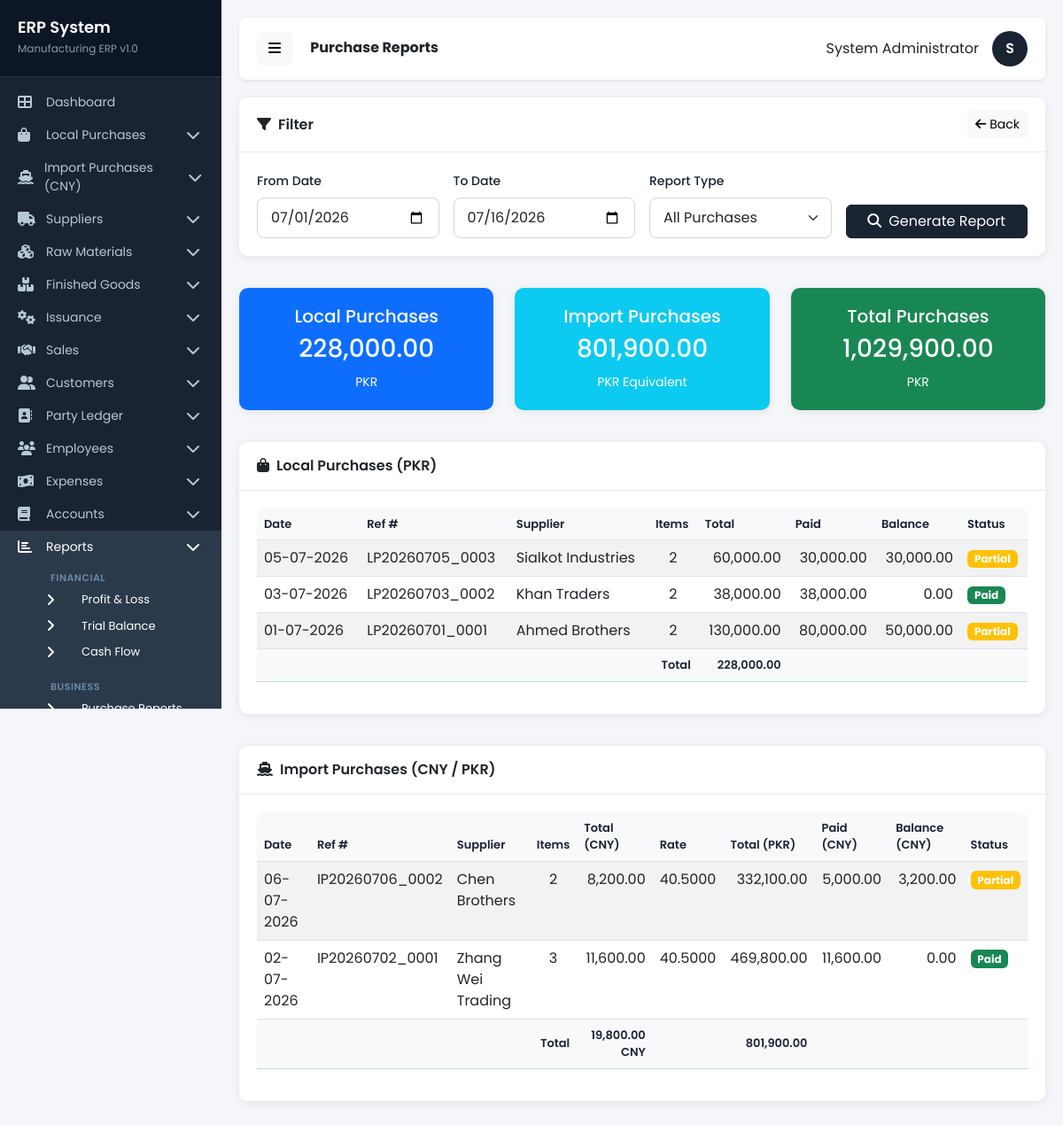
/pages/reports_purchases.php (signed in), run on the app's committed database.
### tables this page shows
CREATE TABLE `local_purchases` (
  `id` int(11) NOT NULL,
  `purchase_no` varchar(50) NOT NULL,
  `supplier_id` int(11) NOT NULL,
  `purchase_date` date DEFAULT NULL,
  `invoice_no` varchar(50) DEFAULT NULL,
  `total_amount` decimal(18,2) DEFAULT 0.00,
  `paid_amount` decimal(18,2) DEFAULT 0.00,
  `balance` decimal(18,2) DEFAULT 0.00,
  `payment_status` enum('paid','partial','unpaid') DEFAULT 'unpaid',
  `payment_method` varchar(50) DEFAULT 'credit',
  `status` enum('pending','received','cancelled') DEFAULT 'pending',
  `date_time` datetime DEFAULT NULL
);

CREATE TABLE `local_suppliers` (
  `id` int(11) NOT NULL,
  `supplier_name` varchar(200) NOT NULL,
  `company_name` varchar(200) DEFAULT NULL,
  `contact_person` varchar(100) DEFAULT NULL,
  `phone` varchar(20) DEFAULT NULL,
  `email` varchar(100) DEFAULT NULL,
  `address` text DEFAULT NULL,
  `city` varchar(100) DEFAULT NULL,
  `country` varchar(100) DEFAULT 'Pakistan',
  `cnic` varchar(20) DEFAULT NULL,
  `ntn` varchar(20) DEFAULT NULL,
  `opening_balance` decimal(18,2) DEFAULT 0.00,
  `opening_balance_type` varchar(20) DEFAULT 'payable',
  `current_balance` decimal(18,2) DEFAULT 0.00,
  `status` enum('active','inactive') DEFAULT 'active',
  `date_time` datetime DEFAULT NULL
);

CREATE TABLE `import_purchases` (
  `id` int(11) NOT NULL,
  `purchase_no` varchar(50) NOT NULL,
  `supplier_id` int(11) NOT NULL,
  `purchase_date` date DEFAULT NULL,
  `invoice_no` varchar(50) DEFAULT NULL,
  `currency_id` int(11) DEFAULT NULL,
  `exchange_rate` decimal(18,4) DEFAULT NULL,
  `total_cny` decimal(18,2) DEFAULT 0.00,
  `total_pkr` decimal(18,2) DEFAULT 0.00,
  `freight_charges_cny` decimal(18,2) DEFAULT 0.00,
  `freight_charges_pkr` decimal(18,2) DEFAULT 0.00,
  `insurance_cny` decimal(18,2) DEFAULT 0.00,
  `insurance_pkr` decimal(18,2) DEFAULT 0.00,
  `other_charges_cny` decimal(18,2) DEFAULT 0.00,
  `other_charges_pkr` decimal(18,2) DEFAULT 0.00,
  `grand_total_cny` decimal(18,2) DEFAULT 0.00,
  `grand_total_pkr` decimal(18,2) DEFAULT 0.00,
  `paid_amount_cny` decimal(18,2) DEFAULT 0.00,
  `paid_amount_pkr` decimal(18,2) DEFAULT 0.00,
  `balance_cny` decimal(18,2) DEFAULT 0.00,
  `balance_pkr` decimal(18,2) DEFAULT 0.00,
  `previous_amount_cny` decimal(18,2) DEFAULT 0.00,
  `tax_amount_cny` decimal(18,2) DEFAULT 0.00,
  `payment_status` enum('paid','partial','unpaid') DEFAULT 'unpaid',
  `status` enum('pending','received','cancelled') DEFAULT 'pending',
  `date_time` datetime DEFAULT NULL
);

CREATE TABLE `chinese_suppliers` (
  `id` int(11) NOT NULL,
  `supplier_name` varchar(200) NOT NULL,
  `company_name` varchar(200) DEFAULT NULL,
  `contact_person` varchar(100) DEFAULT NULL,
  `phone` varchar(20) DEFAULT NULL,
  `email` varchar(100) DEFAULT NULL,
  `address` text DEFAULT NULL,
  `city` varchar(100) DEFAULT NULL,
  `country` varchar(100) DEFAULT 'China',
  `currency_id` int(11) DEFAULT NULL,
  `cnic` varchar(50) DEFAULT NULL,
  `ntn` varchar(50) DEFAULT NULL,
  `opening_balance` decimal(18,2) DEFAULT 0.00,
  `opening_balance_type` varchar(20) DEFAULT 'payable',
  `current_balance` decimal(18,2) DEFAULT 0.00,
  `status` enum('active','inactive') DEFAULT 'active',
  `date_time` datetime DEFAULT NULL
);

### includes/database.php (called while the page is built, shortened)
<?php
$db = new mysqli(DB_HOST, DB_USER, DB_PASS, DB_NAME);
$db->set_charset("utf8");
function executePrepared($sql, $types = '', $params = []) {
    global $db;
    $stmt = $db->prepare($sql);
    if (!empty($types) && !empty($params)) {
        $stmt->bind_param($types, ...$params);
    }
    $stmt->execute();
    return $stmt;
}
function getRows($sql, $types = '', $params = []) {
    $stmt = executePrepared($sql, $types, $params);
    $result = $stmt->get_result();
    $rows = [];
    while ($row = $result->fetch_assoc()) {
        $rows[] = $row;
    }
    return $rows;
}
function formatCurrency($amount) {
    return number_format($amount, 2);
}
?>

### pages/reports_purchases.php (the view, shortened to what this page needs)
<?php
require_once '../includes/database.php';
$fromDate = $_GET['from_date'] ?? date('Y-m-01');
$toDate = $_GET['to_date'] ?? date('Y-m-d');
$reportType = $_GET['report_type'] ?? 'all';
include '../includes/header.php';
include '../includes/sidebar.php';
$localSql = "SELECT lp.*, ls.supplier_name,
             (SELECT COUNT(*) FROM local_purchase_items WHERE purchase_id = lp.id) AS total_items
             FROM local_purchases lp
             LEFT JOIN local_suppliers ls ON lp.supplier_id = ls.id
             WHERE DATE(lp.date_time) BETWEEN ? AND ?
             ORDER BY lp.date_time DESC";
$localPurchases = getRows($localSql, 'ss', [$fromDate, $toDate]);
$importSql = "SELECT ip.*, cs.supplier_name,
             (SELECT COUNT(*) FROM import_purchase_items WHERE purchase_id = ip.id) AS total_items
             FROM import_purchases ip
              LEFT JOIN chinese_suppliers cs ON ip.supplier_id = cs.id
              WHERE DATE(ip.date_time) BETWEEN ? AND ?
              ORDER BY ip.date_time DESC";
$importPurchases = getRows($importSql, 'ss', [$fromDate, $toDate]);
$localTotal = array_sum(array_column($localPurchases, 'total_amount'));
$importTotal = array_sum(array_column($importPurchases, 'grand_total_pkr'));
$importTotalCny = array_sum(array_column($importPurchases, 'grand_total_cny'));
?>
<div class="row mb-3">
    <div class="col-12">
        <div class="card">
            <div class="card-header d-flex justify-content-between align-items-center">
                <span><i class="fas fa-filter me-2"></i>Filter</span>
                <a href="../index.php" class="btn btn-light btn-sm"><i class="fas fa-arrow-left me-1"></i>Back</a>
            </div>
            <div class="card-body">
                <form method="GET" class="row g-3">
                    <div class="col-md-3">
                        <label class="form-label">From Date</label>
                        <input type="date" class="form-control" name="from_date" value="<?php echo $fromDate; ?>">
                    </div>
                    <div class="col-md-3">
                        <label class="form-label">To Date</label>
                        <input type="date" class="form-control" name="to_date" value="<?php echo $toDate; ?>">
                    </div>
                    <div class="col-md-3">
                        <label class="form-label">Report Type</label>
                        <select class="form-select" name="report_type">
                            <option value="all" <?php echo $reportType == 'all' ? 'selected' : ''; ?>>All Purchases</option>
                        </select>
                    </div>
                    <div class="col-md-3 d-flex align-items-end">
                        <button type="submit" class="btn btn-primary w-100">
                            <i class="fas fa-search me-2"></i>Generate Report
                        </button>
                    </div>
                </form>
            </div>
        </div>
    </div>
</div>
<div class="row mb-3">
    <div class="col-md-4">
        <div class="card bg-primary text-white">
            <div class="card-body text-center">
                <h5>Local Purchases</h5>
                <h3><?php echo formatCurrency($localTotal); ?></h3>
                <small>PKR</small>
            </div>
        </div>
    </div>
    <div class="col-md-4">
        <div class="card bg-info text-white">
            <div class="card-body text-center">
                <h5>Import Purchases</h5>
                <h3><?php echo formatCurrency($importTotal); ?></h3>
                <small>PKR Equivalent</small>
            </div>
        </div>
    </div>
    <div class="col-md-4">
        <div class="card bg-success text-white">
            <div class="card-body text-center">
                <h5>Total Purchases</h5>
                <h3><?php echo formatCurrency($localTotal + $importTotal); ?></h3>
                <small>PKR</small>
            </div>
        </div>
    </div>
</div>
<?php if ($reportType == 'all' || $reportType == 'local'): ?>
<div class="row mb-3">
    <div class="col-12">
        <div class="card">
            <div class="card-header">
                <i class="fas fa-shopping-bag me-2"></i>Local Purchases (PKR)
            </div>
            <div class="card-body">
                <div class="table-responsive">
                    <table class="table table-striped table-hover datatable">
                        <thead>
                            <tr>
                                <th>Date</th>
                                <th>Ref #</th>
                                <th>Supplier</th>
                                <th>Items</th>
                                <th>Total</th>
                                <th>Paid</th>
                                <th>Balance</th>
                                <th>Status</th>
                            </tr>
                        </thead>
                        <tbody>
                            <?php foreach ($localPurchases as $lp): ?>
                            <tr>
                                <td><?php echo date('d-m-Y', strtotime($lp['date_time'])); ?></td>
                                <td><?php echo htmlspecialchars($lp['purchase_no']); ?></td>
                                <td><?php echo htmlspecialchars($lp['supplier_name']); ?></td>
                                <td class="text-center"><?php echo $lp['total_items']; ?></td>
                                <td class="text-end"><?php echo formatCurrency($lp['total_amount']); ?></td>
                                <td class="text-end"><?php echo formatCurrency($lp['paid_amount']); ?></td>
                                <td class="text-end"><?php echo formatCurrency($lp['balance']); ?></td>
                                <td>
                                    <span class="badge bg-<?php echo $lp['payment_status'] == 'paid' ? 'success' : ($lp['payment_status'] == 'partial' ? 'warning' : 'danger'); ?>">
                                        <?php echo ucfirst($lp['payment_status']); ?>
                                    </span>
                                </td>
                            </tr>
                            <?php endforeach; ?>
                        </tbody>
                        <tfoot>
                            <tr class="table-info">
                                <th colspan="4" class="text-end">Total</th>
                                <th class="text-end"><?php echo formatCurrency($localTotal); ?></th>
                                <th colspan="3"></th>
                            </tr>
                        </tfoot>
                    </table>
                </div>
            </div>
        </div>
    </div>
</div>
<?php endif; ?>
<?php if ($reportType == 'all' || $reportType == 'import'): ?>
<div class="row mb-3">
    <div class="col-12">
        <div class="card">
            <div class="card-header">
                <i class="fas fa-ship me-2"></i>Import Purchases (CNY / PKR)
            </div>
            <div class="card-body">
                <div class="table-responsive">
                    <table class="table table-striped table-hover datatable">
                        <thead>
                            <tr>
                                <th>Date</th>
                                <th>Ref #</th>
                                <th>Supplier</th>
                                <th>Items</th>
                                <th>Total (CNY)</th>
                                <th>Rate</th>
                                <th>Total (PKR)</th>
                                <th>Paid (CNY)</th>
                                <th>Balance (CNY)</th>
                                <th>Status</th>
                            </tr>
                        </thead>
                        <tbody>
                            <?php foreach ($importPurchases as $ip): ?>
                            <tr>
                                <td><?php echo date('d-m-Y', strtotime($ip['date_time'])); ?></td>
                                <td><?php echo htmlspecialchars($ip['purchase_no']); ?></td>
                                <td><?php echo htmlspecialchars($ip['supplier_name']); ?></td>
                                <td class="text-center"><?php echo $ip['total_items']; ?></td>
                                <td class="text-end"><?php echo number_format($ip['grand_total_cny'], 2); ?></td>
                                <td class="text-end"><?php echo number_format($ip['exchange_rate'], 4); ?></td>
                                <td class="text-end"><?php echo formatCurrency($ip['grand_total_pkr']); ?></td>
                                <td class="text-end"><?php echo number_format($ip['paid_amount_cny'], 2); ?></td>
                                <td class="text-end"><?php echo number_format($ip['balance_cny'], 2); ?></td>
                                <td>
                                    <span class="badge bg-<?php echo $ip['payment_status'] == 'paid' ? 'success' : ($ip['payment_status'] == 'partial' ? 'warning' : 'danger'); ?>">
                                        <?php echo ucfirst($ip['payment_status']); ?>
                                    </span>
                                </td>
                            </tr>
                            <?php endforeach; ?>
                        </tbody>
                        <tfoot>
                            <tr class="table-info">
                                <th colspan="4" class="text-end">Total</th>
                                <th class="text-end"><?php echo number_format($importTotalCny, 2); ?> CNY</th>
                                <th></th>
                                <th class="text-end"><?php echo formatCurrency($importTotal); ?></th>
                                <th colspan="3"></th>
                            </tr>
                        </tfoot>
                    </table>
                </div>
            </div>
        </div>
    </div>
</div>
<?php endif; ?>
<?php include '../includes/footer.php'; ?>

### includes/header.php (style rules this page uses)
* { font-family: 'Poppins', sans-serif; }
body { background-color: #f4f6f9; margin: 0; padding: 0; }
.card { border: none; border-radius: 10px; box-shadow: 0 2px 10px rgba(0,0,0,0.08); margin-bottom: 20px; }
.card-header { background: #fff; border-bottom: 1px solid #e8eaed; padding: 15px 20px; font-weight: 600; border-radius: 10px 10px 0 0 !important; }
.card-body { padding: 20px; }
.btn-primary { background: #1a2332; border-color: #1a2332; }
.table-responsive { border-radius: 8px; }
.table th { background: #f8f9fa; font-weight: 600; font-size: 13px; color: #1a2332; }
.form-label { font-weight: 500; font-size: 14px; color: #1a2332; }
.form-control, .form-select { border-radius: 8px; border: 1px solid #d1d5db; padding: 10px 15px; }

### data on the page
local_purchases: date_time "05-07-2026", purchase_no "LP20260705_0003", supplier.supplier_name "Sialkot Industries", total_items "2", total_amount "60,000.00", paid_amount "30,000.00", balance "30,000.00", payment_status "Partial"
local_purchases: date_time "03-07-2026", purchase_no "LP20260703_0002", supplier.supplier_name "Khan Traders", total_items "2", total_amount "38,000.00", paid_amount "38,000.00", balance "0.00", payment_status "Paid"
local_purchases: date_time "01-07-2026", purchase_no "LP20260701_0001", supplier.supplier_name "Ahmed Brothers", total_items "2", total_amount "130,000.00", paid_amount "80,000.00", balance "50,000.00", payment_status "Partial"
import_purchases: date_time "06-07-2026", purchase_no "IP20260706_0002", supplier.supplier_name "Chen Brothers", total_items "2", grand_total_cny "8,200.00", exchange_rate "40.5000", grand_total_pkr "332,100.00", paid_amount_cny "5,000.00", balance_cny "3,200.00", payment_status "Partial"
import_purchases: date_time "02-07-2026", purchase_no "IP20260702_0001", supplier.supplier_name "Zhang Wei Trading", total_items "3", grand_total_cny "11,600.00", exchange_rate "40.5000", grand_total_pkr "469,800.00", paid_amount_cny "11,600.00", balance_cny "0.00", payment_status "Paid"

### other printed values
$pageTitle "Purchase Reports"
$_SESSION['full_name'] "System Administrator"
substr($_SESSION['full_name'], 0, 1) "S"
formatCurrency($localTotal) "228,000.00"
formatCurrency($importTotal) "801,900.00"
formatCurrency($localTotal + $importTotal) "1,029,900.00"
$importTotalCny "19,800.00"
